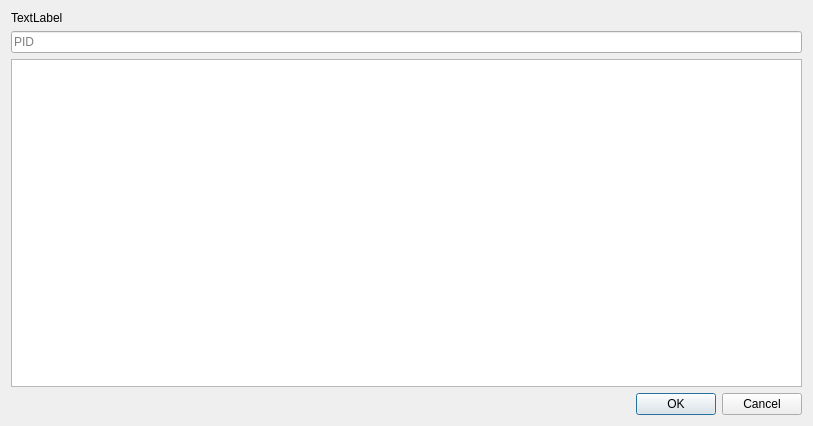
<?xml version="1.0" encoding="UTF-8"?>
<ui version="4.0">
 <class>AttachToProcessDialog</class>
 <widget class="QWidget" name="AttachToProcessDialog">
  <property name="windowModality">
   <enum>Qt::WindowModal</enum>
  </property>
  <property name="geometry">
   <rect>
    <x>0</x>
    <y>0</y>
    <width>813</width>
    <height>426</height>
   </rect>
  </property>
  <property name="windowTitle">
   <string>Form</string>
  </property>
  <layout class="QVBoxLayout" name="verticalLayout_2">
   <item>
    <layout class="QVBoxLayout" name="verticalLayout">
     <item>
      <widget class="QLabel" name="label">
       <property name="text">
        <string>TextLabel</string>
       </property>
      </widget>
     </item>
     <item>
      <widget class="QLineEdit" name="lineEdit">
       <property name="placeholderText">
        <string>PID</string>
       </property>
      </widget>
     </item>
     <item>
      <widget class="QListView" name="listView"/>
     </item>
     <item>
      <widget class="QDialogButtonBox" name="buttonBox">
       <property name="standardButtons">
        <set>QDialogButtonBox::Cancel|QDialogButtonBox::Ok</set>
       </property>
      </widget>
     </item>
    </layout>
   </item>
  </layout>
 </widget>
 <resources/>
 <connections/>
</ui>
